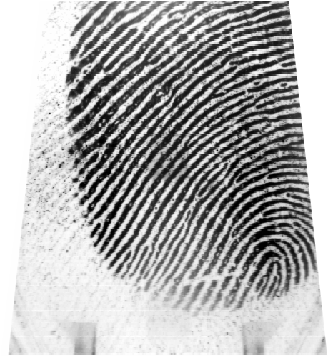
#> input picture continuação das amostas/007/L/007_L0_2.bmp, 328 x 356 px, found by its file name
$ python main.py   (older library calls are emulated)
#> lines starting #> are read from the running program, lines starting #| are printed output that depends on the picture; pictures that were not available may be replaced by others from this repository, and a replacement may not be noted
import os
from PIL import Image
import numpy as np
from tkinter.filedialog import askopenfilename
from tkinter import Tk


LIMIAR = 0.007
TAMANHO_DA_IMAGEM = 256
path = "C:\\Users\\Pedro\\PycharmProjects\\iniciacao_cientifica2\\Amostras"


def get_path_image():
    Tk().withdraw()
    filename = askopenfilename()
    return filename


def get_image(path_image):
    image = Image.open(path_image)
    image = image.resize((TAMANHO_DA_IMAGEM, TAMANHO_DA_IMAGEM), Image.ANTIALIAS)
    return image


def image_as_array(image):
    return np.asarray(image)


def fourier_transformer(image):
    image = np.fft.fft(np.fft.fft(image.T).T)
    return np.fft.fftshift(np.fft.fftshift(image))


def optical_correlation(fft_cal1, fft_cal2):
    ishift = calculate_optical_correlation(fft_cal1, fft_cal2)
    s = np.power(abs(ishift), 2)
    percent_values = test(s)
    if percent_values[0] > percent_values[1] and percent_values[0] > LIMIAR:
        return True
    else:
        return False


def calculate_optical_correlation(fft_cal1, fft_cal2):
    img_original_complexa = fft_cal1 / abs(fft_cal1)
    img_2_complexa = fft_cal2 / abs(fft_cal2)
    conjugado_img2 = img_2_complexa.conj()
    result = np.multiply(img_original_complexa, conjugado_img2)
    inverse_fft = np.fft.ifft(result)
    ishift = np.fft.ifftshift(inverse_fft)
    return ishift


def walk_directories_falsos_negativos(directory):
    falso_negativo = 0
    for root, dirs, files in os.walk(directory[0]):
        try:
            image_base = get_image(root + "\\" + files[0])
#> in get_image, image is the input picture: PIL image 328x356 L; min 0, max 255, mean 174.3
#> in get_image, `image = image.resize((TAMANHO_DA_IMAGEM, TAMANHO_DA_IMAGEM), Image.ANT..`:
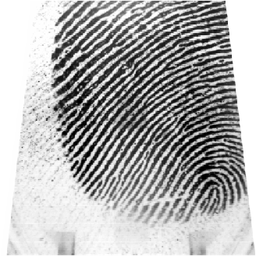
#> image: PIL image 256x256 L; min 0, max 255, mean 174.3
            image_base_array = image_as_array(image_base)
            fft_cal1 = fourier_transformer(image_base_array)
        except IndexError:
            continue
        for sample in files:
            try:
                im2 = get_image(root + "\\" + sample)
                img2_array = image_as_array(im2)
                fft_cal2 = fourier_transformer(img2_array)
                same = optical_correlation(fft_cal1, fft_cal2)
#> after the loop in test, `for i in range(len(matrix)):`: quantity_matrix = 65280; quantity_mid = 256; sum_matrix = 1.01e-29; sum_mid = 256
#> in test, `percent_mid = sum_mid / quantity_mid`: percent_mid = 1
#> in test, `percent_matrix = sum_matrix / quantity_matrix`: percent_matrix = 1.55e-34
#> in optical_correlation, `percent_values = test(s)`: percent_values = [1, 1.55e-34]
                if not same:
                    falso_negativo += 1
            except OSError:
                print("não foi possivel converter a imagem")
    return falso_negativo


def walk_directories_falsos_positivos(directory):
    falsos_positivos = 0
    path_image = get_path_image()
    im = get_image(path_image)
    im_array = image_as_array(im)
    fft_cal1 = fourier_transformer(im_array)
    for root, dirs, files in os.walk(directory[0]):
        for sample in files:
            try:
                im2 = get_image(root + "\\" + sample)
                img2_array = image_as_array(im2)
                fft_cal2 = fourier_transformer(img2_array)
                same = optical_correlation(fft_cal1, fft_cal2)
                if same:
                    falsos_positivos += 1
                break
            except OSError:
                print("não foi possivel converter a imagem")
    return falsos_positivos


def test(matrix):
    quantity_mid = 0
    quantity_matrix = 0
    sum_mid = 0
    sum_matrix = 0
    for i in range(len(matrix)): # i == linhas
        for j in range(len(matrix)): # j == colunas
            if j == 128:
                quantity_mid += 1
                sum_mid += matrix[i][j]
            else:
                quantity_matrix += 1
                sum_matrix += matrix[i][j]

    percent_mid = sum_mid / quantity_mid
    percent_matrix = sum_matrix / quantity_matrix
    return [percent_mid, percent_matrix]


def main():
    cont = 0
    directory = [x[0] for x in os.walk(path)]

    falso_negativo = walk_directories_falsos_negativos(directory)
#> in walk_directories_falsos_negativos, `same = optical_correlation(fft_cal1, fft_cal2)`: same = True
    falso_positivo = walk_directories_falsos_positivos(directory)
#> the answer given: continuação das amostas/007/L/007_L0_2.bmp

    print(f'Falso Negativo: {falso_negativo}')
    print(f'Falso Positivo: {falso_positivo}')


main()

$ run again, on continuação das amostas/007/L/007_L0_3.bmp
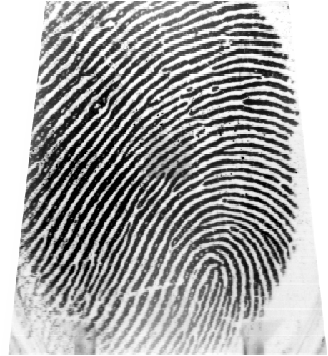
#> input picture continuação das amostas/007/L/007_L0_3.bmp, 328 x 356 px, found by its file name
#> in get_image, image is the input picture: PIL image 328x356 L; min 0, max 255, mean 163.2
#> in get_image, `image = image.resize((TAMANHO_DA_IMAGEM, TAMANHO_DA_IMAGEM), Image.ANT..`:
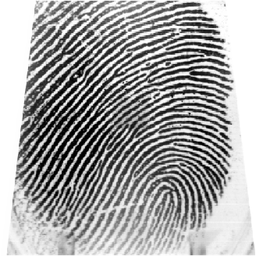
#> image: PIL image 256x256 L; min 0, max 255, mean 163.2
#> after the loop in test, `for i in range(len(matrix)):`: quantity_matrix = 65280; quantity_mid = 256; sum_matrix = 1.03e-29; sum_mid = 256
#> percent_mid = 1
#> percent_matrix = 1.58e-34
#> percent_values = [1, 1.58e-34]
#> in walk_directories_falsos_negativos, `same = optical_correlation(fft_cal1, fft_cal2)`: same = True

$ run again, on continuação das amostas/007/L/007_L0_4.bmp
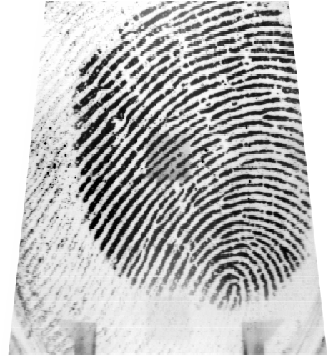
#> input picture continuação das amostas/007/L/007_L0_4.bmp, 328 x 356 px, found by its file name
#> in get_image, image is the input picture: PIL image 328x356 L; min 0, max 255, mean 187.5
#> in get_image, `image = image.resize((TAMANHO_DA_IMAGEM, TAMANHO_DA_IMAGEM), Image.ANT..`:
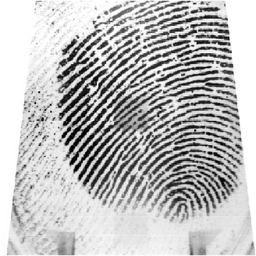
#> image: PIL image 256x256 L; min 0, max 255, mean 187.5
#> after the loop in test, `for i in range(len(matrix)):`: quantity_matrix = 65280; quantity_mid = 256; sum_matrix = 1.01e-29; sum_mid = 256
#> percent_mid = 1
#> percent_matrix = 1.55e-34
#> percent_values = [1, 1.55e-34]
#> in walk_directories_falsos_negativos, `same = optical_correlation(fft_cal1, fft_cal2)`: same = True
